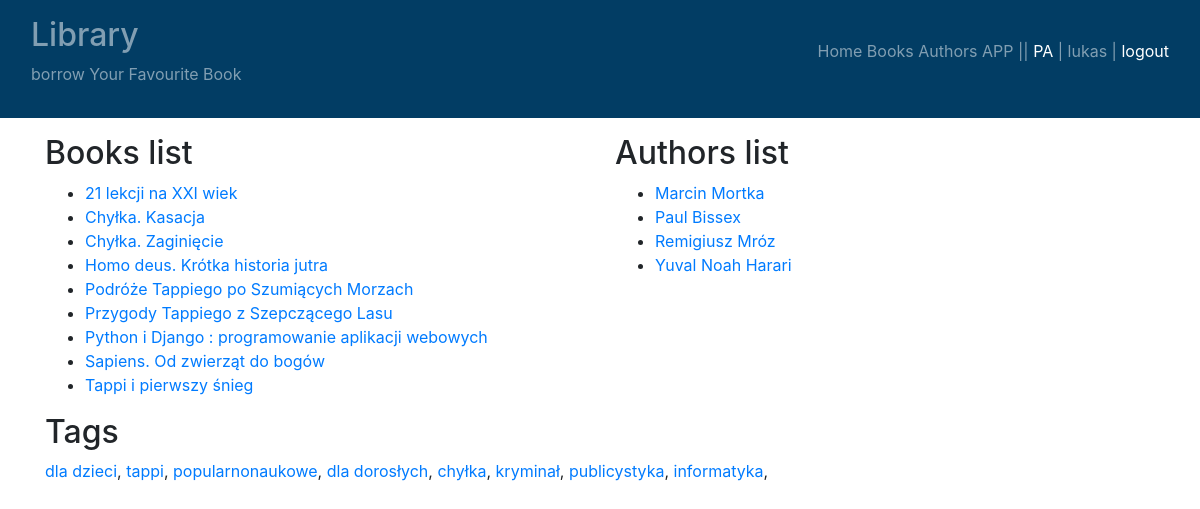
The app's page /books/ (signed in) with its own data.
### books/models.py (models this page shows, shortened)
class Book(models.Model):
    title = models.CharField(
        max_length=65,
        unique=True,
    )
    description = models.TextField(
        blank=True,
        null=True,
    )
    author = models.ForeignKey(
        "books.Author",
        on_delete=models.CASCADE,
    )
    image = models.ImageField(
        upload_to="photos/%Y/%m/%d",
        blank=True,
        null=True,
        default=None
    )
    pages = models.IntegerField(
        blank=True,
        null=True
    )
    tags = models.ManyToManyField(
        "books.Tag",
        related_name="books",
        blank=True)
    added = models.DateTimeField(auto_now_add=True)
    class Meta:
        ordering = ["title"]

class Author(models.Model):
    name = models.CharField(max_length=25, unique=True)
    bio = models.TextField(
        blank=True,
        null=True
    )
    class Meta:
        ordering = ["name"]

class Tag(models.Model):
    word = models.CharField(
        max_length=50,
        unique=True
    )
    created = models.DateTimeField(auto_now_add=True)
    def __str__(self):
        return f"{self.word}"

### books/views.py (the view)
# urls.py: path('', home, name="home"),
def home(request):
    books = Book.objects.all()
    authors = Author.objects.all()
    tags = Tag.objects.all()
    return render(
        request=request,
        context={
            "books": books,
            "authors": authors,
            "tags": tags
        },
        template_name="books/home.html"
    )

### books/templates/books/home.html (shortened to what this page needs)
{% extends "books/main.html" %}
{% load bootstrap4 %}
{% block content %}
<div class="row">
    <div class="col-6">
        <h2>Books list</h2>
        <ul>
        {% for b in books %}
        <li>
            <a href="{% url 'books:book_details' b.id %}">{{ b.title }}</a>
        </li>
        {% endfor %}
        </ul>
    </div>
    <div class="col-6">
        <h2>Authors list</h2>
        <ul>
        {% for a in authors %}
        <li>
            <a href="{% url 'books:author_details' a.id %}">{{ a.name }}</a>
        </li>
        {% endfor %}
        </ul>
    </div>
</div>
<div>
    <h2>Tags</h2>
    <p>
        {% for t in tags %}
        <a href="{% url 'books:tag_details' t.id %}">{{ t }}</a>,
        {% endfor %}
    </p>
</div>
{% endblock %}

### books/templates/books/main.html (shortened to what this page needs)
{% load bootstrap4 %}
<!DOCTYPE html>
<html lang="en">
<head>
   {% load static %}
   <link rel="stylesheet" type="text/css" href="{% static 'maths/css/style.css' %}">
   {% bootstrap_css %}
</head>
<body>
   <nav class="navbar sticky-top navbar-dark mb-3" style="background-color: #023d64;">
      <div class="container-fluid">
         <span class="navbar-text navbar-lg">
            <h2>Library</h2>
            <p>borrow Your Favourite Book</p>
         </span>
         <div class="inline">
            <a class="navbar-text" href="{% url 'books:home' %}">Home</a>
            <a class="navbar-text" href="{% url 'books:books_list' %}">Books</a>
            <a class="navbar-text" href="{% url 'books:authors_list' %}">Authors</a>
            <a class="navbar-text" href="{% url 'welcome' %}">APP</a>
            {% if user.is_authenticated %}
               <p class="navbar-text">
                  || <a href="/admin">PA</a> | {{ user.username }} | <a href="{% url 'logout' %}?next={{ request.get_full_path }}">logout</a>
               </p>
            {% else %}
               <p class="navbar-text">|| <a class="navbar-text" href="{% url 'login' %}?next={{ request.get_full_path }}">login</a></p>
            {% endif %}
         </div>
      </div>
   </nav>
   <div id="content">
      <div class="container">
         {% block content %}
         {% endblock %}
      </div>
   </div>
</body>
</html>

### records on screen
Book: title "21 lekcji na XXI wiek"
Book: title "Chyłka. Kasacja"
Book: title "Chyłka. Zaginięcie"
Book: title "Homo deus. Krótka historia jutra"
Book: title "Podróże Tappiego po Szumiących Morzach"
Book: title "Przygody Tappiego z Szepczącego Lasu"
Book: title "Python i Django : programowanie aplikacji webowych"
Book: title "Sapiens. Od zwierząt do bogów"
Book: title "Tappi i pierwszy śnieg"
Author: name "Marcin Mortka"
Author: name "Paul Bissex"
Author: name "Remigiusz Mróz"
Author: name "Yuval Noah Harari"
Tag: word "dla dzieci"
Tag: word "tappi"
Tag: word "popularnonaukowe"
Tag: word "dla dorosłych"
Tag: word "chyłka"
Tag: word "kryminał"
Tag: word "publicystyka"
Tag: word "informatyka"

### other values on screen
{{ user.username }} "lukas"
